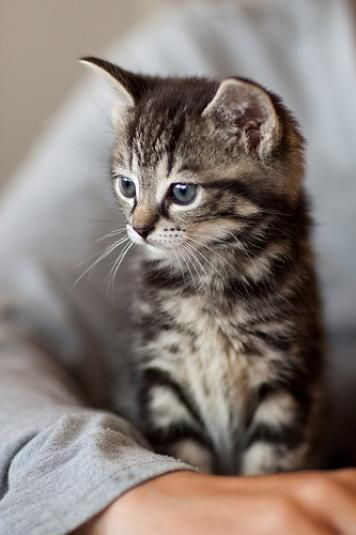
#> input picture homework1/tabby.jpg, 356 x 535 px
$ jupyter execute --allow-errors 'COGS181 Exercise 1.ipynb'   (shell and % lines are left out)   (Python 2 division)   (older library calls are emulated)
#> lines starting #> are read from the running program, lines starting #| are printed output that depends on the picture
# COGS 181 - Homework 1


### 1 - Basic Matrix Operations Using Numpy

[cell 1]
import numpy as np

A = np.array([[1,3], [5,7], [9,11]])
A_transpose = np.transpose(A)
B = np.array([[1,-1], [-1,1], [-1, 0]])
B_transpose = np.transpose(B)

print "ex 1\n", np.subtract(A,B)
print "ex 2\n", np.multiply(A,B)
print "ex 3\n", np.dot(A_transpose,B)
print "ex 4\n", np.dot(A,B_transpose)
print "ex 5\n", "Not Possible"

### 2 - Basic Plots using Matplotlib

[cell 2]
import matplotlib.pyplot as plt
np.random.seed(0)
space = np.linspace(0,10,num=50)
sine = np.sin(space)
plt.scatter(space, sine, color='b', label='sine_curve')
# 5 Iterations
sine_5 = sine
for i in range(5):
    sine_5 = sine_5 + np.random.normal(scale=0.1, size=50)
plt_sine_5 = plt.plot(space, sine_5, color='r', label='noise_5_iters')
#> (the rest of this cell did not finish here and is left out)

# 3 - Basic Image Operations Using Scipy

1.
The shape of the image array is a matrix with 3 (RGB) values in each cell. 535x356x3 is the actual shape

The following images is the answers, in the order given in the homework.

[cell 3]
from scipy.misc import imread, imresize
import matplotlib.pyplot as plt
from scipy.ndimage import rotate
img = imread('tabby.jpg')
#> img is the input picture: shape (535, 356, 3); mean R, G, B 134.4, 124.2, 118.5

# Resized
resized = imresize(img, (300,300))
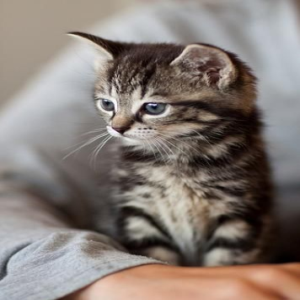
#> resized: shape (300, 300, 3); mean R, G, B 134.4, 124.2, 118.5
plt.figure()
plt.imshow(resized)

# 1
reshaped1 = rotate(img, 30, reshape=True, mode='nearest', cval=0)
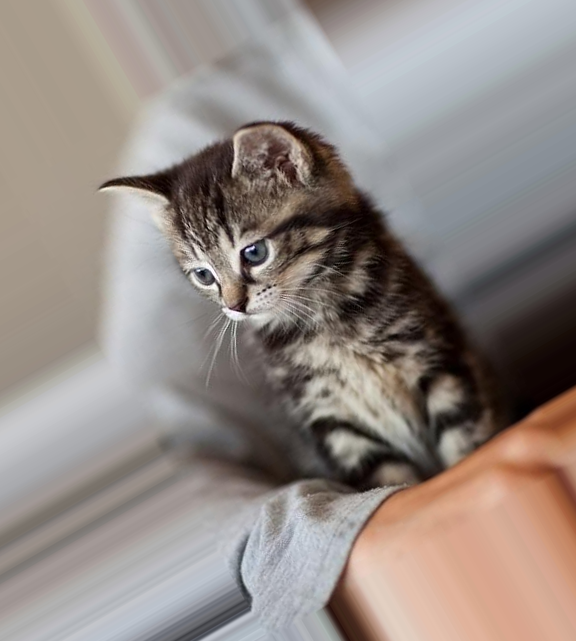
#> reshaped1: shape (641, 576, 3); mean R, G, B 147.7, 138.1, 133
plt.figure()
plt.imshow(reshaped1)

# 2
reshaped2 = rotate(img, 30, reshape=True, mode='constant', cval=0)
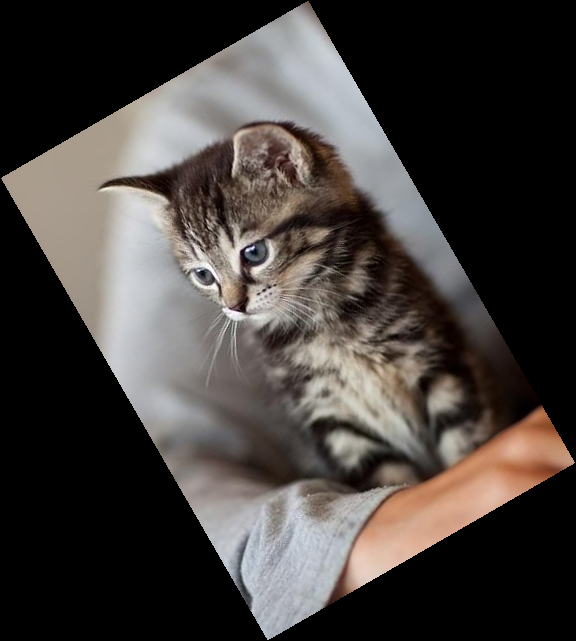
#> reshaped2: shape (641, 576, 3); mean R, G, B 68.9, 63.7, 60.8
plt.figure()
plt.imshow(reshaped2)

# 3
reshaped3 = rotate(img, 30, reshape=True, mode='constant', cval=255)
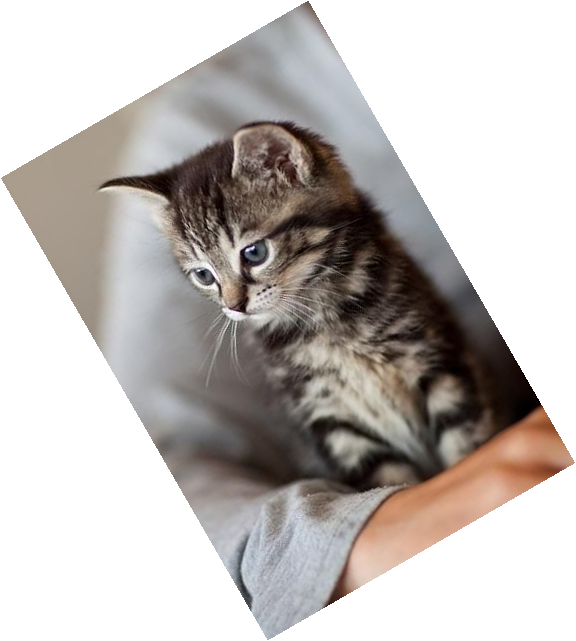
#> reshaped3: shape (641, 576, 3); mean R, G, B 193, 187.8, 184.9
plt.figure()
plt.imshow(reshaped3)

# 4
reshaped4 = rotate(img, 30, reshape=True, mode='reflect', cval=0)
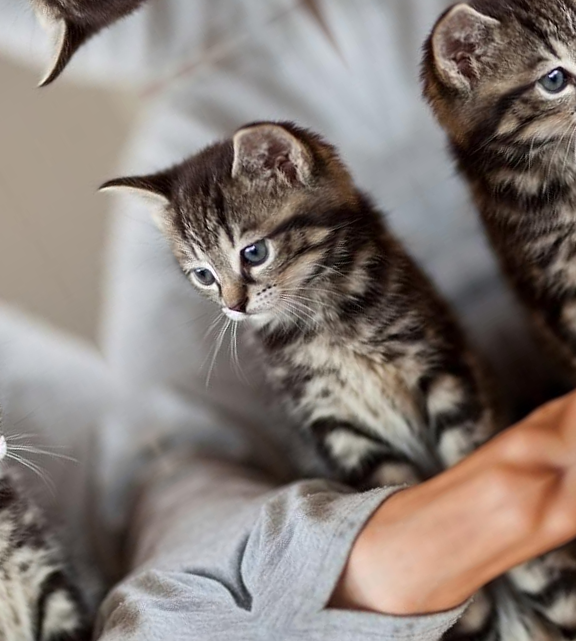
#> reshaped4: shape (641, 576, 3); mean R, G, B 133.9, 123.7, 118.1
plt.figure()
plt.imshow(reshaped4)

### 4 - Data and Visualization

[cell 4]
# 1
import matplotlib.pyplot as plt
from sklearn import datasets
from mpl_toolkits.mplot3d import Axes3D

# 2
iris = datasets.load_iris()
X = iris.data
Y = iris.target

# 3

plt.scatter(X[:,0], X[:,1], c=Y, cmap=plt.cm.Paired)

# 4
fig = plt.figure(1, figsize=(8, 8))
ax = Axes3D(fig, elev= -150, azim= 110)
ax.scatter(X[:,0],X[:,1], X[:,2], c=Y, cmap=plt.cm.Paired)
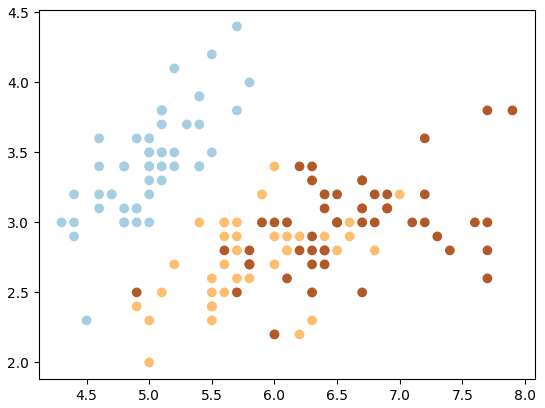
#> figure drawn by matplotlib, 1 panel
